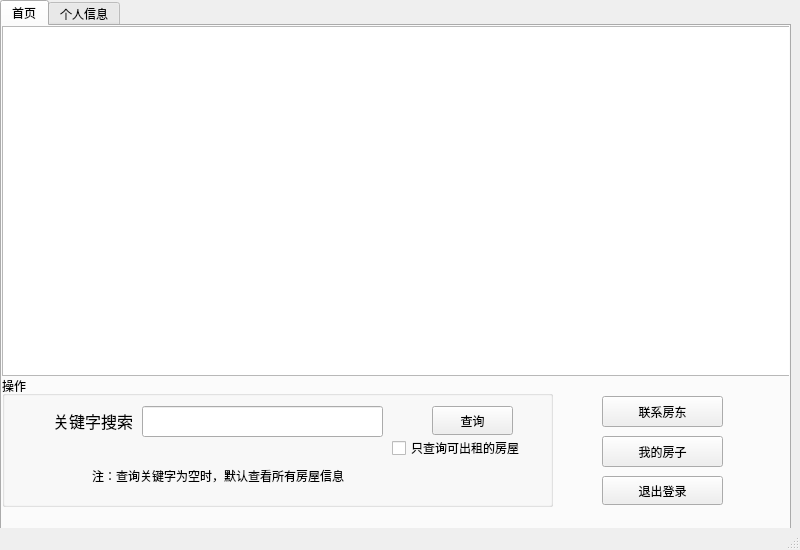
<?xml version="1.0" encoding="UTF-8"?>
<ui version="4.0">
 <class>tenantwindow</class>
 <widget class="QMainWindow" name="tenantwindow">
  <property name="geometry">
   <rect>
    <x>0</x>
    <y>0</y>
    <width>800</width>
    <height>550</height>
   </rect>
  </property>
  <property name="windowTitle">
   <string>MainWindow</string>
  </property>
  <widget class="QWidget" name="centralwidget">
   <widget class="QTabWidget" name="tabWidget">
    <property name="geometry">
     <rect>
      <x>0</x>
      <y>0</y>
      <width>791</width>
      <height>541</height>
     </rect>
    </property>
    <property name="currentIndex">
     <number>0</number>
    </property>
    <widget class="QWidget" name="tw_Home">
     <attribute name="title">
      <string>首页</string>
     </attribute>
     <widget class="QTableView" name="Home_view">
      <property name="geometry">
       <rect>
        <x>0</x>
        <y>0</y>
        <width>800</width>
        <height>350</height>
       </rect>
      </property>
      <property name="sortingEnabled">
       <bool>true</bool>
      </property>
     </widget>
     <widget class="QGroupBox" name="Home_Gourp">
      <property name="geometry">
       <rect>
        <x>0</x>
        <y>350</y>
        <width>551</width>
        <height>131</height>
       </rect>
      </property>
      <property name="title">
       <string>操作</string>
      </property>
      <widget class="QLineEdit" name="Home_SearchLineEdit">
       <property name="geometry">
        <rect>
         <x>140</x>
         <y>30</y>
         <width>241</width>
         <height>31</height>
        </rect>
       </property>
      </widget>
      <widget class="QLabel" name="label">
       <property name="geometry">
        <rect>
         <x>10</x>
         <y>30</y>
         <width>121</width>
         <height>31</height>
        </rect>
       </property>
       <property name="text">
        <string>&lt;html&gt;&lt;head/&gt;&lt;body&gt;&lt;p align=&quot;right&quot;&gt;&lt;span style=&quot; font-size:12pt;&quot;&gt;关键字搜索&lt;/span&gt;&lt;/p&gt;&lt;/body&gt;&lt;/html&gt;</string>
       </property>
      </widget>
      <widget class="QPushButton" name="Home_SearchButton">
       <property name="geometry">
        <rect>
         <x>430</x>
         <y>30</y>
         <width>81</width>
         <height>29</height>
        </rect>
       </property>
       <property name="text">
        <string>查询</string>
       </property>
      </widget>
      <widget class="QLabel" name="label_2">
       <property name="geometry">
        <rect>
         <x>90</x>
         <y>90</y>
         <width>331</width>
         <height>20</height>
        </rect>
       </property>
       <property name="text">
        <string>注：查询关键字为空时，默认查看所有房屋信息</string>
       </property>
      </widget>
      <widget class="QCheckBox" name="checkBox">
       <property name="geometry">
        <rect>
         <x>390</x>
         <y>60</y>
         <width>161</width>
         <height>24</height>
        </rect>
       </property>
       <property name="text">
        <string>只查询可出租的房屋</string>
       </property>
      </widget>
     </widget>
     <widget class="QPushButton" name="Home_myhomeButton">
      <property name="geometry">
       <rect>
        <x>600</x>
        <y>410</y>
        <width>121</width>
        <height>31</height>
       </rect>
      </property>
      <property name="text">
       <string>我的房子</string>
      </property>
     </widget>
     <widget class="QPushButton" name="Home_CallButton">
      <property name="geometry">
       <rect>
        <x>600</x>
        <y>370</y>
        <width>121</width>
        <height>31</height>
       </rect>
      </property>
      <property name="text">
       <string>联系房东</string>
      </property>
     </widget>
     <widget class="QPushButton" name="quitButton">
      <property name="geometry">
       <rect>
        <x>600</x>
        <y>450</y>
        <width>121</width>
        <height>29</height>
       </rect>
      </property>
      <property name="text">
       <string>退出登录</string>
      </property>
     </widget>
    </widget>
    <widget class="QWidget" name="tw_Mine">
     <attribute name="title">
      <string>个人信息</string>
     </attribute>
     <widget class="QGroupBox" name="Mine_Group">
      <property name="geometry">
       <rect>
        <x>0</x>
        <y>350</y>
        <width>591</width>
        <height>131</height>
       </rect>
      </property>
      <property name="title">
       <string>操作</string>
      </property>
      <widget class="QPushButton" name="Mine_uiButton">
       <property name="geometry">
        <rect>
         <x>40</x>
         <y>30</y>
         <width>151</width>
         <height>51</height>
        </rect>
       </property>
       <property name="text">
        <string>修改个人信息</string>
       </property>
      </widget>
      <widget class="QPushButton" name="Mine_upButton">
       <property name="geometry">
        <rect>
         <x>220</x>
         <y>30</y>
         <width>151</width>
         <height>51</height>
        </rect>
       </property>
       <property name="text">
        <string>修改密码</string>
       </property>
      </widget>
      <widget class="QPushButton" name="Mine_refreshButton">
       <property name="geometry">
        <rect>
         <x>400</x>
         <y>30</y>
         <width>151</width>
         <height>51</height>
        </rect>
       </property>
       <property name="text">
        <string>刷新</string>
       </property>
      </widget>
     </widget>
     <widget class="QLabel" name="label_3">
      <property name="geometry">
       <rect>
        <x>20</x>
        <y>50</y>
        <width>69</width>
        <height>41</height>
       </rect>
      </property>
      <property name="text">
       <string>&lt;html&gt;&lt;head/&gt;&lt;body&gt;&lt;p&gt;&lt;span style=&quot; font-size:16pt;&quot;&gt;账号：&lt;/span&gt;&lt;/p&gt;&lt;/body&gt;&lt;/html&gt;</string>
      </property>
     </widget>
     <widget class="QLabel" name="label_4">
      <property name="geometry">
       <rect>
        <x>390</x>
        <y>50</y>
        <width>69</width>
        <height>41</height>
       </rect>
      </property>
      <property name="text">
       <string>&lt;html&gt;&lt;head/&gt;&lt;body&gt;&lt;p&gt;&lt;span style=&quot; font-size:16pt;&quot;&gt;姓名：&lt;/span&gt;&lt;/p&gt;&lt;/body&gt;&lt;/html&gt;</string>
      </property>
     </widget>
     <widget class="QLabel" name="label_5">
      <property name="geometry">
       <rect>
        <x>20</x>
        <y>120</y>
        <width>69</width>
        <height>41</height>
       </rect>
      </property>
      <property name="text">
       <string>&lt;html&gt;&lt;head/&gt;&lt;body&gt;&lt;p&gt;&lt;span style=&quot; font-size:16pt;&quot;&gt;邮箱：&lt;/span&gt;&lt;/p&gt;&lt;/body&gt;&lt;/html&gt;</string>
      </property>
     </widget>
     <widget class="QLabel" name="label_6">
      <property name="geometry">
       <rect>
        <x>390</x>
        <y>130</y>
        <width>69</width>
        <height>41</height>
       </rect>
      </property>
      <property name="text">
       <string>&lt;html&gt;&lt;head/&gt;&lt;body&gt;&lt;p&gt;&lt;span style=&quot; font-size:16pt;&quot;&gt;手机：&lt;/span&gt;&lt;/p&gt;&lt;/body&gt;&lt;/html&gt;</string>
      </property>
     </widget>
     <widget class="QLabel" name="label_7">
      <property name="geometry">
       <rect>
        <x>20</x>
        <y>200</y>
        <width>69</width>
        <height>41</height>
       </rect>
      </property>
      <property name="text">
       <string>&lt;html&gt;&lt;head/&gt;&lt;body&gt;&lt;p&gt;&lt;span style=&quot; font-size:16pt;&quot;&gt;年龄：&lt;/span&gt;&lt;/p&gt;&lt;/body&gt;&lt;/html&gt;</string>
      </property>
     </widget>
     <widget class="QLabel" name="label_8">
      <property name="geometry">
       <rect>
        <x>390</x>
        <y>200</y>
        <width>69</width>
        <height>41</height>
       </rect>
      </property>
      <property name="text">
       <string>&lt;html&gt;&lt;head/&gt;&lt;body&gt;&lt;p&gt;&lt;span style=&quot; font-size:16pt;&quot;&gt;城市：&lt;/span&gt;&lt;/p&gt;&lt;/body&gt;&lt;/html&gt;</string>
      </property>
     </widget>
     <widget class="QLineEdit" name="Mine_account">
      <property name="geometry">
       <rect>
        <x>110</x>
        <y>60</y>
        <width>231</width>
        <height>31</height>
       </rect>
      </property>
      <property name="readOnly">
       <bool>true</bool>
      </property>
     </widget>
     <widget class="QLineEdit" name="Mine_email">
      <property name="geometry">
       <rect>
        <x>110</x>
        <y>130</y>
        <width>231</width>
        <height>31</height>
       </rect>
      </property>
      <property name="readOnly">
       <bool>true</bool>
      </property>
     </widget>
     <widget class="QLineEdit" name="Mine_age">
      <property name="geometry">
       <rect>
        <x>110</x>
        <y>200</y>
        <width>231</width>
        <height>31</height>
       </rect>
      </property>
      <property name="readOnly">
       <bool>true</bool>
      </property>
     </widget>
     <widget class="QLineEdit" name="Mine_city">
      <property name="geometry">
       <rect>
        <x>480</x>
        <y>200</y>
        <width>231</width>
        <height>31</height>
       </rect>
      </property>
      <property name="readOnly">
       <bool>true</bool>
      </property>
     </widget>
     <widget class="QLineEdit" name="Mine_Tel">
      <property name="geometry">
       <rect>
        <x>480</x>
        <y>130</y>
        <width>231</width>
        <height>31</height>
       </rect>
      </property>
      <property name="readOnly">
       <bool>true</bool>
      </property>
     </widget>
     <widget class="QLineEdit" name="Mine_name">
      <property name="geometry">
       <rect>
        <x>480</x>
        <y>60</y>
        <width>231</width>
        <height>31</height>
       </rect>
      </property>
      <property name="readOnly">
       <bool>true</bool>
      </property>
     </widget>
     <widget class="QPushButton" name="Mine_quitButton">
      <property name="geometry">
       <rect>
        <x>610</x>
        <y>380</y>
        <width>151</width>
        <height>51</height>
       </rect>
      </property>
      <property name="text">
       <string>退出</string>
      </property>
     </widget>
    </widget>
   </widget>
  </widget>
  <widget class="QStatusBar" name="statusbar"/>
 </widget>
 <resources/>
 <connections/>
</ui>
